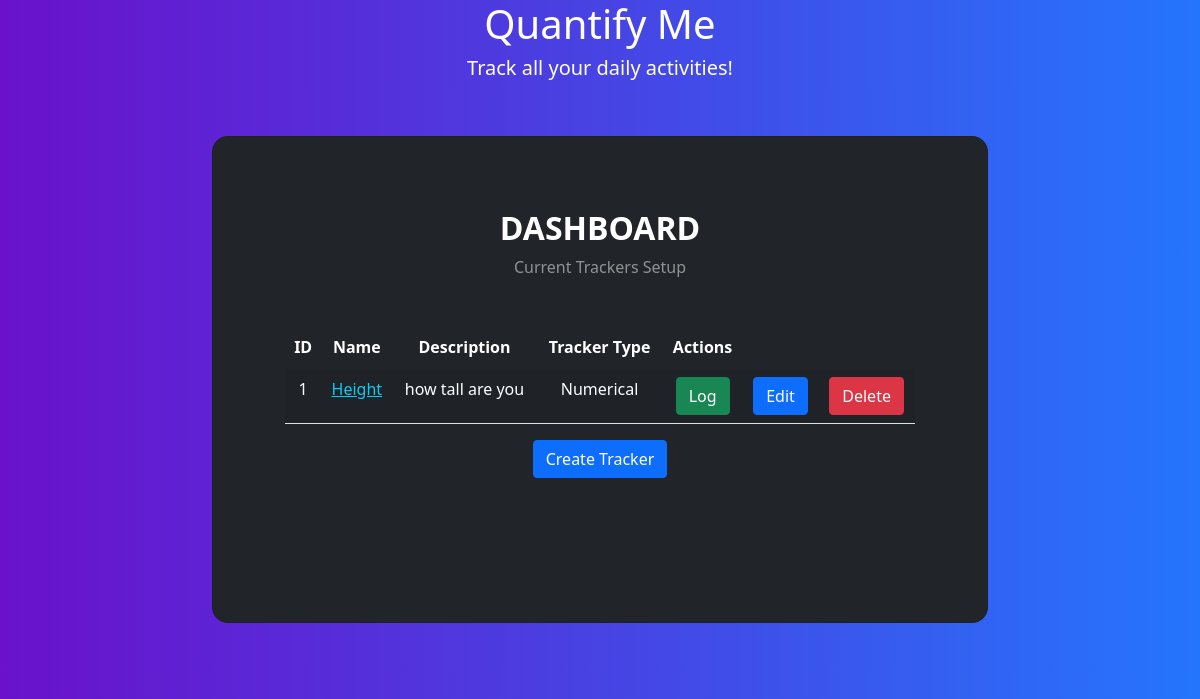
Before: / with the older database file.
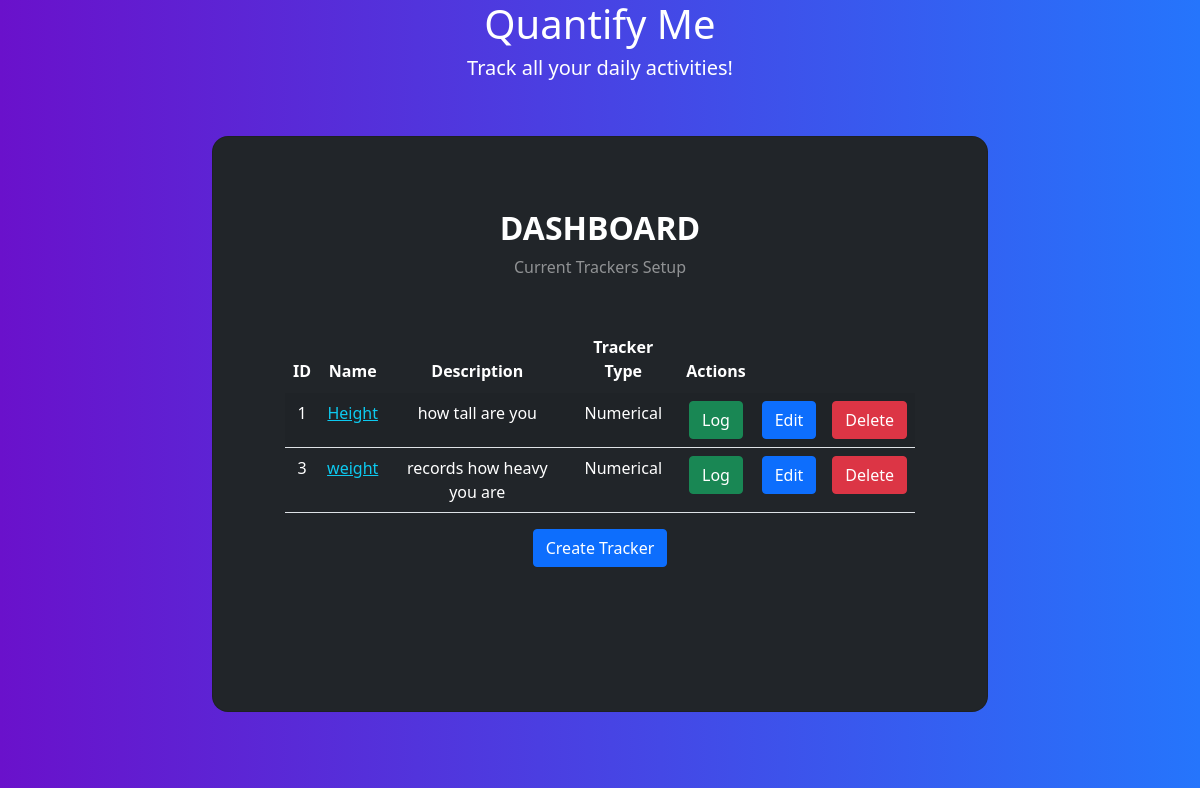
After: the same page with the newer database file.
### app/models.py (models this page shows)
class Tracker(db.Model):
    __tablename__ = 'trackers'
    tracker_id = db.Column(db.Integer, primary_key=True, autoincrement=True)
    user_id = db.Column(db.Integer, db.ForeignKey('users.user_id'), nullable=False)
    name = db.Column(db.String(80), nullable=False)
    description = db.Column(db.Text, nullable=False)
    tracker_type = db.Column(db.Integer, nullable=False) #, db.ForeignKey('tracker_types.id'), nullable=False)
    settings = db.Column(db.Text)

### app/controllers.py (the view)
@app.route('/', methods=['GET','POST'])
def dashboard():
    trackers = Tracker.query.all()
    return render_template('dashboard.html', trackers=trackers)

### templates/dashboard.html (shortened to what this page needs)
<!DOCTYPE html>
<html lang="en">
  <head>
    <link rel="stylesheet" href="static/bootstrap/css/bootstrap.min.css" />
    <link rel="stylesheet" href="static/style.css" />
  </head>
  <body class="gradient-custom">
    <div class="text-center text-white">
      <h1>Quantify Me</h1>
      <h5>Track all your daily activities!</h5>
    </div>
    <section class="vh-75 gradient-custom">
      <div class="container-fluid py-5 h-100">
        <div class="row d-flex justify-content-center align-items-center h-100">
          <div class="col-12 col-md-8 col-lg-6 col-xl-8">
            <div class="card bg-dark text-white" style="border-radius: 1rem">
              <div class="card-body p-5 text-center">
                <div class="mb-md-5 mt-md-4 pb-5">
                  <h2 class="fw-bold mb-2 text-uppercase">Dashboard</h2>
                  <p class="text-white-50 mb-5">Current Trackers Setup</p>
                  <div class="container">
                     <div class="row">
                      <div class="col-md-12">
                        <div class="row">
                          <div class="col-md-12">
                            <table class="table table-striped">
                              <thead>
                                <tr class="text-white">
                                  <th>ID</th>
                                  <th>Name</th>
                                  <th>Description</th>
                                  <th>Tracker Type</th>
                                  <th>Actions</th>
                                </tr>
                              </thead>
                              <tbody>
                                {% for tracker in trackers %}
                                <tr class="text-white">
                                  <td class="text-white">{{ tracker.tracker_id }}</td>
                                  <td>
                                      <a class="text-info" href='/trackers/{{tracker.name}}' target='_blank'>{{ tracker.name }}</a>
                                  </td >
                                  <td class="text-white">{{ tracker.description }}</td>
                                  <td class="text-white">{{ tracker.tracker_type }}</td>
                                    <td class="text-white">
                                        <a href='/trackers/{{tracker.name}}/log' class="btn btn-success">Log</a>
                                    </td>
                                    <td class="text-white">
                                        <a href='/trackers/{{tracker.name}}/edit' class="btn btn-primary">Edit</a>
                                    </td>
                                    <td class="text-white">
                                        <a href='/trackers/{{tracker.name}}/delete' class="btn btn-danger">Delete</a>
                                    </td>
                                </tr>
                                {% endfor %}
                              </tbody>
                            </table>
                            <div class="row">
                          <div class="col-md-12">
                            <a href="/create-tracker" class="btn btn-primary"> Create Tracker </a>
                          </div>
                        </div>
                          </div>
                        </div>
                      </div>
                    </div>
                  </div>
                </div>
              </div>
            </div>
          </div>
        </div>
      </div>
    </section>
  </body>
</html>

### static/style.css (style rules this page uses)
.gradient-custom { background: #6a11cb; background: -webkit-linear-gradient(to right, rgba(106, 17, 203, 1), rgba(37, 117, 252, 1)); background: linear-gradient(to right, rgba(106, 17, 203, 1), rgba(37, 117, 252, 1)) }

Changed rows visible on the page:
added Tracker: tracker_id "3", name "weight", description "records how heavy you are", tracker_type "Numerical"
